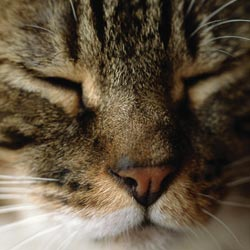
%> input picture cat_pic3.jpg, 250 x 250 px
$ octave --eval "result = grayworld('cat_pic3.jpg');"   (GNU Octave 9; MATLAB toolbox functions it lacks are replaced by stand-ins)
%> lines starting %> are read from the running program, lines starting %| are printed output that depends on the picture
function [ L, C ] = grayworld(I)
%> called with I = 'cat_pic3.jpg'

% Take in image I and calculate L and C

    im = imread(I);
%> im is the input picture: size 250x250x3 uint8; mean R, G, B 96.1, 82.7, 64.1

    length = size(im); % Give the size range of the image
%> length = [250 250 3]

    red_channel = im(:,:,1);
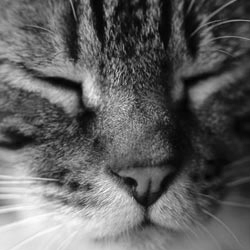
%> red_channel: size 250x250 uint8; min 0, max 254, mean 96.1
    green_channel = im(:,:,2);
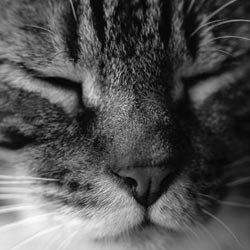
%> green_channel: size 250x250 uint8; min 0, max 253, mean 82.7
    blue_channel = im(:,:,3);
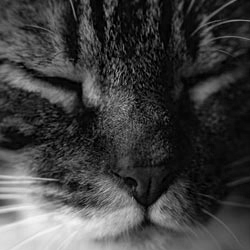
%> blue_channel: size 250x250 uint8; min 0, max 246, mean 64.1

    % Take the averages of the pixel values
    r_avg = sum(sum(red_channel))/(length(1)*length(2));
%> r_avg = 96.11
    g_avg = sum(sum(green_channel))/(length(1)*length(2));
%> g_avg = 82.74
    b_avg = sum(sum(blue_channel))/(length(1)*length(2));
%> b_avg = 64.1

    % Get the true color channels using gray world assumption
    true_color_red = red_channel * (128/r_avg);
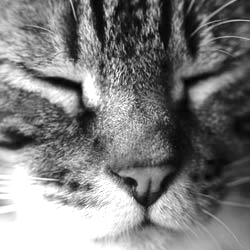
%> true_color_red: size 250x250 uint8; min 0, max 255, mean 124.4
    true_color_green = green_channel * (128/g_avg);
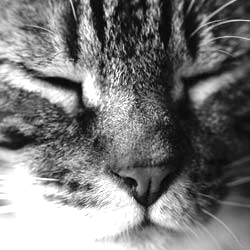
%> true_color_green: size 250x250 uint8; min 0, max 255, mean 121.1
    true_color_blue = blue_channel * (128/b_avg);
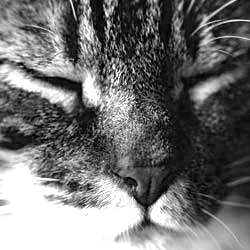
%> true_color_blue: size 250x250 uint8; min 0, max 255, mean 113.5

    % Set the value of L based off of the average values calculated
    L = [r_avg/128 g_avg/128 b_avg/128];
%> L = [0.751 0.646 0.501]

    % Concatenate the real color channel values back into a 3D matrix
    C = cat(3,true_color_red, true_color_green, true_color_blue);
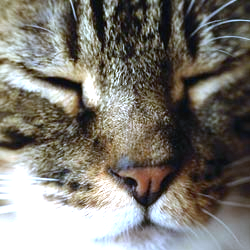
%> C: size 250x250x3 uint8; mean R, G, B 124.4, 121.1, 113.5

    imagesc(C); axis image off;

end
